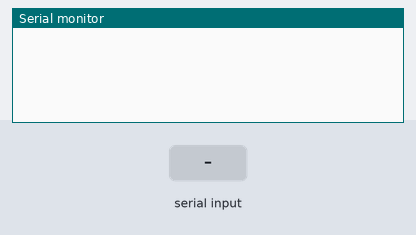
A sketch run on a simulated Arduino Uno, built with avr-gcc and run on an emulated ATmega328P. Parts: the last lines printed to the serial monitor. Inputs (shaded band) come from the test bench. No radio packets arrive unless stated.

Above: at 1.2 s.
1.3 s: "90,45,200\n" received over the second serial link
At 2.0 s:
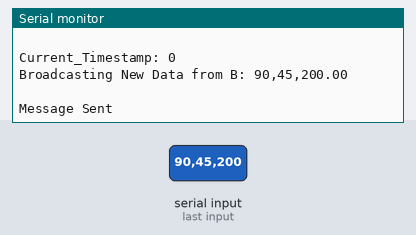
2.8 s: "90,45\n" received over the second serial link
At 4.4 s:
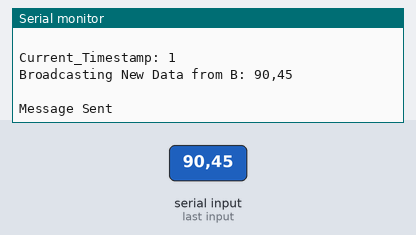

The sketch:

LoRaMesh_LoRa.ino
```cpp
#include <RH_RF95.h>
#include <SPI.h>
#include <time.h> // For time functions
#include <SoftwareSerial.h>
#include <ArduinoJson.h>

#define RFM95_CS 10
#define RFM95_RST 9
#define RFM95_INT 2

#define NETWORK_ID 0x1ae5

RH_RF95 rf95(RFM95_CS, RFM95_INT);

// Unique node ID
const uint8_t nodeId = 2;

// Sequence Number (Timestamp)
uint32_t sequenceNumber = 0;


// Define the SoftwareSerial object with the RX and TX pins
SoftwareSerial mySerial(0, 2); // RX, TX

// Data from M5StickCPlus
int distance;
float temperature;
int m5ID;
String incomingData;
char str_temp[6];


// Check for 1 comma or 2 comma
bool commastate;

// Message structure with header, payload, and checksum
struct Message {

  uint8_t preamble; // Preamble for synchronization
  uint16_t networkId; // Unique Id to identify out network
  uint8_t nodeId; // Node ID associated with the message
  uint16_t crc; // Checksum for payload
  uint32_t timestamp; // Unix timestamp
  uint8_t ttl; // Time to live
  char data[80]; // Payload data

};

// Function prototype for sendMessage
void sendMessage(Message* msg = nullptr);

//Initialize
void setup() {
  //Resetting the RFM95_RST Module
  pinMode(RFM95_RST, OUTPUT);
  digitalWrite(RFM95_RST, HIGH);

  //Set up serial connection with Baud Rate 115200 from M5StickCPlus
  while(!mySerial);
  mySerial.begin(115200);

  //Set up serial connection with Braud Rate 9600
  while (!Serial);
  Serial.begin(9600);

  //Initialise LoRa Module
  if (!rf95.init()) {
      Serial.println("init failed");
      while (1);
  }

  //Set Frequency LoRa Module
  if (!rf95.setFrequency(915.0)) {
      Serial.println("setFrequency failed");
      while (1);
  }

  //Set Power of Lora Module
  rf95.setTxPower(23, false);
}

void loop() {
  // Check for incoming messages and assign the variables
  if (mySerial.available() > 0) {
      incomingData = mySerial.readStringUntil('\n'); // Read until newline character
      int separatorIndex1 = incomingData.indexOf(','); // Find the first separator
      int separatorIndex2 = incomingData.indexOf(',', separatorIndex1 + 1); // Find the second separator

      // Check if the string contains only one comma
      bool oneComma = separatorIndex1 != -1 && separatorIndex2 == -1;

      if (separatorIndex1 != -1 && (separatorIndex2 != -1 || oneComma)) {
          String distanceStr;
          String M5IDStr;
          String temperatureStr;

          if (oneComma) {
              // If there's only one comma, parse accordingly
              distanceStr = incomingData.substring(0, separatorIndex1);
              M5IDStr = incomingData.substring(separatorIndex1 + 1);

              // Convert strings to appropriate data types
              distance = distanceStr.toInt();
              m5ID =  M5IDStr.toInt(); // Assuming the third value is an integer

              // Print received values
              Serial.print("Received Distance: ");
              Serial.print(distance);
              Serial.print(", m5ID: ");
              Serial.print(m5ID);

              commastate = true;

              // Call your sendMessage function here
              sendMessage();

          } else {
              // If there are two commas, parse accordingly
              distanceStr = incomingData.substring(0, separatorIndex1);
              M5IDStr = incomingData.substring(separatorIndex1 + 1, separatorIndex2);
              temperatureStr = incomingData.substring(separatorIndex2 + 1);

              // Convert strings to appropriate data types
              distance = distanceStr.toInt();
              temperature = temperatureStr.toFloat();
              m5ID =  M5IDStr.toInt(); // Assuming the third value is an integer

              // Print received values
              Serial.print("Received Distance: ");
              Serial.print(distance);
              Serial.print(", m5ID: ");
              Serial.print(m5ID);
              Serial.print(", Temperature: ");
              Serial.println(temperature);

              /* 4 is mininum width, 2 is precision; float value is copied onto str_temp*/
              dtostrf(temperature, 4, 2, str_temp);
              commastate = false;
              // Call your sendMessage function here
              sendMessage();
          }
      }
  }


  //Opening my "port" publicly
  if (rf95.available()) {
      uint8_t buf[sizeof(Message)]; //Message receive from all the strangers
      uint8_t len = sizeof(buf);

      if (rf95.recv(buf, &len)) { //If the buffer != null

        Message* msg = (Message*)buf;

        // Process the message
        processMessage(msg);

      } else {
        Serial.println("Receive failed");
      }
 }
}

void processMessage(Message* msg) {

  //Check if this packet belongs to our network
  if(msg->networkId == NETWORK_ID){
    // Decrement TTL and check if the message should be forwarded
    if (msg->ttl > 0) {
        msg->ttl--; //Decrement TTL then forward

        // Forward the message
        sendMessage(msg);
    }
  }
}

void sendMessage(Message* msg) {
  // Construct a message and send to other node
  Message newMsg;

  //New Message
  if (msg == nullptr) {

      newMsg.preamble = 12; // Example preamble length
      newMsg.networkId = NETWORK_ID; //Set the Network Id
      newMsg.nodeId = nodeId; // Set the node ID
      newMsg.timestamp = sequenceNumber; // Using the SequenceNumber as a timestamp
      newMsg.ttl = 3; // Set initial TTL

      Serial.println(m5ID);
      if(commastate){
        snprintf(newMsg.data, sizeof(newMsg.data), "%d,%d", distance, m5ID);
      }else{
        snprintf(newMsg.data, sizeof(newMsg.data), "%d,%d,%s", distance, m5ID, str_temp);
      }
      // Calculate CRC for payload
      //newMsg.crc = calculateCRC(newMsg.data, strlen(newMsg.data));

      Serial.println(" ");
      Serial.print("Current_Timestamp: ");
      Serial.println(sequenceNumber);

      Serial.print("Broadcasting New Data from B: ");
      Serial.println(newMsg.data);
      Serial.println(" ");
      //Increment of the sequenceNumber
      ++sequenceNumber;
  } else {
      // Use the provided message
      newMsg = *msg;
  }

  // Sending the new message
  rf95.send((uint8_t*)&newMsg, sizeof(newMsg));
  rf95.waitPacketSent();

  Serial.println("Message Sent");
}

//no need checksum
uint16_t calculateCRC(const char* data, size_t length) {
  uint16_t crc = 0xFFFF; // Initial value (Key)

  for (size_t i = 0; i < length; i++) {
      crc ^= (uint16_t)data[i]; // XOR byte into least significant byte of crc
      for (uint8_t j = 0; j < 8; j++) { // Loop over each bit
        if ((crc & 0x0001) != 0) { // If the least significant bit is set
          crc = (crc >> 1) ^ 0xA001; // Shift right and XOR 0xA001
        } else {
          crc = crc >> 1; // Just shift right
        }
      }
  }
  return crc;
}
```

Measured:
- after the input at 1.3 s, the serial monitor: prints a new line at once (image 1)
- after the input at 2.8 s, the serial monitor: prints a new line at once (image 2)
